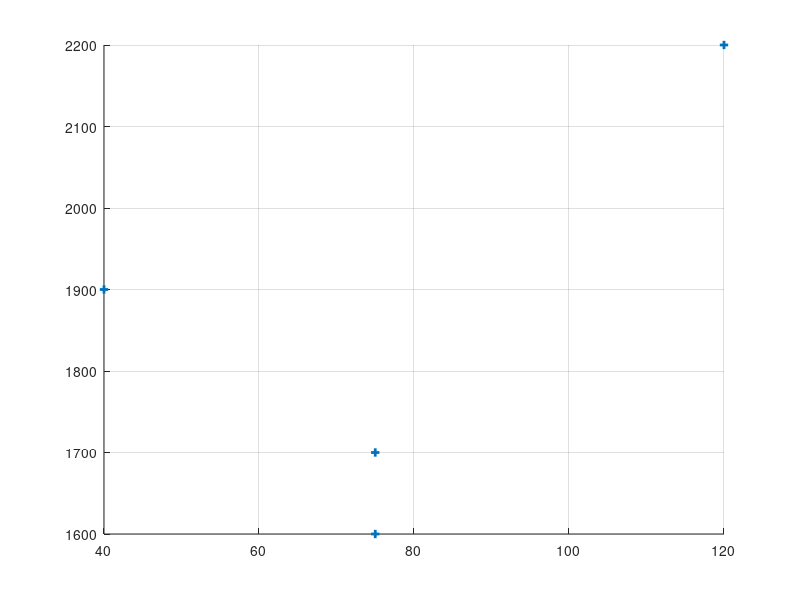

This figure's MATLAB source: (Note: this script raises an error after producing the figure.)
% Naive Introduction of Least Squares Method
clear all; close all;
Data = [120 2200; 75 1700; 75 1600; 40 1900];

% Polynomial Regression order and Learing Rate
P = 1;
mu = 0.2;

% internal vectors definition x,d
d = Data(:,2);
x = Data(:,1);
K = length(d);

% Data normalization
max_d = max( Data(:,2));
max_x = max( Data(:,1));

% force zero mean (optional)
mean_d = mean(d);
mean_x = mean(x);
d = (d - mean_d) ./ max_d;
x = (x - mean_x) ./ max_x;

% Simple LMS Algorithm
w = zeros(P+1,1); % initial weights
xx = zeros(P+1,1); % vector for the calculation of the dot product w???*xx
xx(1) = 1; % x^0, always one
for nn = 1 : 500
    for k=1:K
        for p=1:P  % add elements x^p to xx vector for high degree polynomial
            xx(p+1) = x(k)^p;
            end
            e= d(k) - w.'*xx;
            w= w + mu*e*xx;
    end
end

% LS solution
X = zeros(K,P+1); % Data Matrix definition
for i = 1 : K
  X(i,1) = 1;
  X(i,2) = x(i);
  for p = 2:P % add raw to X matrix for high degree polynomial
      X(i,p+1) = x(i)^p;
  end
end
Rxx = 0.0001*eye(P+1) + X.'*X;
wLS = inv(Rxx)*X.'*d;
% Print results
fprintf('Estimated polynomial coeff.s via LMS'); 
w
fprintf('Estimated polynomial coeff.s via LS');
wLS

% Plot results

dxx = (max(x) - min(x)) /K;
x1(1) = min(x);
xx (1)=1;
for n=1:K-1
      for p=1:P % add elements x^p to xx vector for high degree polynomial
       xx(p+1) = x1(n)^p;
      end
      y1(n) = w.'*xx;
      yLS(n) = wLS.'*xx;
      x1(n+1) = x1(n) + dxx; % x-axis for plot
end
y1(n) = w.'*xx;
yLS(n) = wLS.'*xx;

x =x .* max_x + mean_x;
x1 = x1 .* max_x + mean_x;
d =d .* max_d + mean_d;
y1 = y1 .* max_d + mean_d;
yLS = yLS .* max_d + mean_d;

% Scttar plot and regression curve
figure;
hold on;
grid on;
plot(x ,d,'+','LineWidth',2);
plot(x1, y1 , '-', 'color','r', 'LineWidth',2);
plot(x1, yLS,'-', 'color','g', 'LineWidth',2);
title('Rome historic -center apartments rent price ');
xlabel('m^2');
ylabel('Monthly price in Euro');
legend('Data','LMS','LS');
